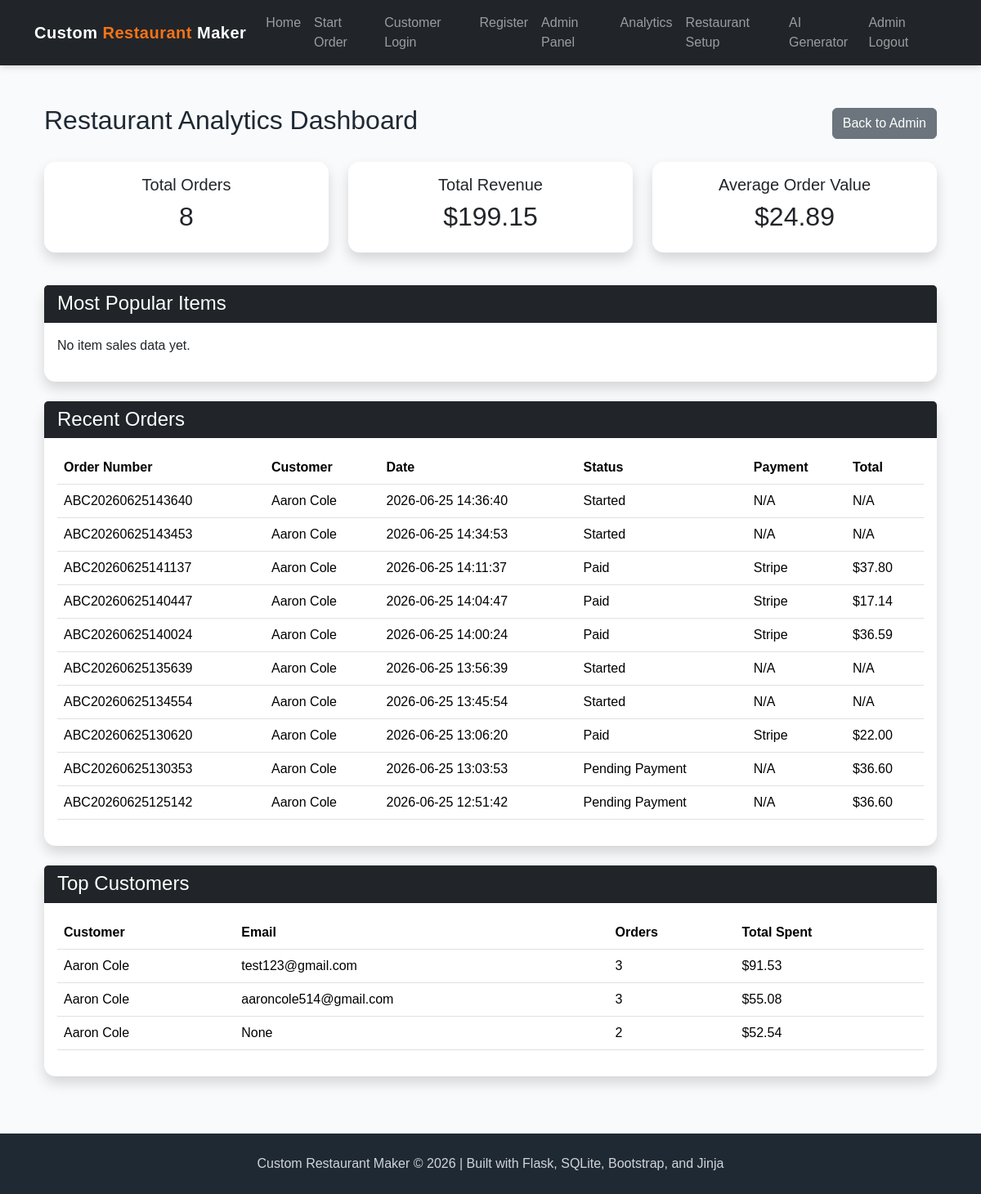
The app's page /admin/analytics (signed in) with its own data.
### app.py (models this page shows)
class Order(db.Model):
    __tablename__ = "orders"
    order_id = db.Column(db.Integer, primary_key=True)
    customer_id = db.Column(db.Integer, db.ForeignKey("customers.customer_id"))
    order_number = db.Column(db.String(100), unique=True, nullable=False)
    date_time = db.Column(db.String(50))
    status = db.Column(db.String(50))
    payment_method = db.Column(db.String(50))
    total_amount = db.Column(db.Float)
    stripe_session_id = db.Column(db.String(255))
    stripe_payment_status = db.Column(db.String(100))

class Customer(db.Model):
    __tablename__ = "customers"
    customer_id = db.Column(db.Integer, primary_key=True)
    name = db.Column(db.String(100), nullable=False)
    street_address = db.Column(db.String(200))
    city = db.Column(db.String(100))
    state = db.Column(db.String(50))
    zip_code = db.Column(db.String(20))
    phone_number = db.Column(db.String(30))
    email = db.Column(db.String(150), unique=True)
    password_hash = db.Column(db.Text)
    created_at = db.Column(db.String(50))

### app.py (the view)
@app.route("/admin/analytics")
def admin_analytics():
    if not session.get("admin_logged_in"):
        flash("Please log in to view analytics.", "warning")
        return redirect("/login")
    total_orders = (
        db.session.query(db.func.count(Order.order_id))
        .filter(Order.status == "Paid")
        .scalar()
    ) or 0
    total_revenue = (
        db.session.query(db.func.coalesce(db.func.sum(Order.total_amount), 0))
        .filter(Order.status == "Paid")
        .scalar()
    ) or 0
    average_order_value = (
        db.session.query(db.func.coalesce(db.func.avg(Order.total_amount), 0))
        .filter(Order.status == "Paid")
        .scalar()
    ) or 0
    summary = {
        "total_orders": total_orders,
        "total_revenue": total_revenue,
        "average_order_value": average_order_value
    }
    popular_items = (
        db.session.query(
            Menu.name.label("name"),
            Menu.category.label("category"),
            db.func.sum(OrderItem.quantity).label("total_sold"),
            db.func.sum(OrderItem.quantity * Menu.price).label("item_revenue")
        )
        .join(OrderItem, Menu.menu_id == OrderItem.menu_id)
        .group_by(Menu.menu_id, Menu.name, Menu.category)
        .order_by(db.func.sum(OrderItem.quantity).desc())
        .limit(5)
        .all()
    )
    recent_orders = (
        db.session.query(
            Order.order_number.label("order_number"),
            Order.date_time.label("date_time"),
            Order.status.label("status"),
            Order.payment_method.label("payment_method"),
            Order.total_amount.label("total_amount"),
            Customer.name.label("customer_name")
        )
        .join(Customer, Order.customer_id == Customer.customer_id)
        .order_by(Order.date_time.desc())
        .limit(10)
        .all()
    )
    top_customers = (
        db.session.query(
            Customer.name.label("name"),
            Customer.email.label("email"),
            db.func.count(Order.order_id).label("order_count"),
            db.func.coalesce(db.func.sum(Order.total_amount), 0).label("total_spent")
        )
        .join(Order, Customer.customer_id == Order.customer_id)
        .filter(Order.status == "Paid")
        .group_by(Customer.customer_id, Customer.name, Customer.email)
        .order_by(db.func.coalesce(db.func.sum(Order.total_amount), 0).desc())
        .limit(5)
        .all()
    )
    return render_template(
        "admin_analytics.html",
        summary=summary,
        popular_items=popular_items,
        recent_orders=recent_orders,
        top_customers=top_customers
    )

### templates/admin_analytics.html (shortened to what this page needs)
{% extends "base.html" %}
{% block content %}
<div class="container mt-5">
    <div class="d-flex justify-content-between align-items-center mb-4">
        <h2>Restaurant Analytics Dashboard</h2>
        <a href="/admin" class="btn btn-secondary">Back to Admin</a>
    </div>
    <div class="row mb-4">
        <div class="col-md-4 mb-3">
            <div class="card shadow text-center">
                <div class="card-body">
                    <h5>Total Orders</h5>
                    <h2>{{ summary["total_orders"] }}</h2>
                </div>
            </div>
        </div>
        <div class="col-md-4 mb-3">
            <div class="card shadow text-center">
                <div class="card-body">
                    <h5>Total Revenue</h5>
                    <h2>${{ "%.2f"|format(summary["total_revenue"]) }}</h2>
                </div>
            </div>
        </div>
        <div class="col-md-4 mb-3">
            <div class="card shadow text-center">
                <div class="card-body">
                    <h5>Average Order Value</h5>
                    <h2>${{ "%.2f"|format(summary["average_order_value"]) }}</h2>
                </div>
            </div>
        </div>
    </div>
    <div class="card shadow mb-4">
        <div class="card-header bg-dark text-white">
            <h4 class="mb-0">Most Popular Items</h4>
        </div>
        <div class="card-body">
            {% if popular_items %}
                <table class="table table-hover align-middle">
                    <thead>
                        <tr>
                            <th>Item</th>
                            <th>Category</th>
                            <th>Quantity Sold</th>
                            <th>Revenue</th>
                        </tr>
                    </thead>
                    <tbody>
                        {% for item in popular_items %}
                        <tr>
                            <td>{{ item["name"] }}</td>
                            <td>{{ item["category"] }}</td>
                            <td>{{ item["total_sold"] }}</td>
                            <td>${{ "%.2f"|format(item["item_revenue"]) }}</td>
                        </tr>
                        {% endfor %}
                    </tbody>
                </table>
            {% else %}
                <p>No item sales data yet.</p>
            {% endif %}
        </div>
    </div>
    <div class="card shadow mb-4">
        <div class="card-header bg-dark text-white">
            <h4 class="mb-0">Recent Orders</h4>
        </div>
        <div class="card-body">
            {% if recent_orders %}
                <table class="table table-hover align-middle">
                    <thead>
                        <tr>
                            <th>Order Number</th>
                            <th>Customer</th>
                            <th>Date</th>
                            <th>Status</th>
                            <th>Payment</th>
                            <th>Total</th>
                        </tr>
                    </thead>
                    <tbody>
                        {% for order in recent_orders %}
                        <tr>
                            <td>{{ order["order_number"] }}</td>
                            <td>{{ order["customer_name"] }}</td>
                            <td>{{ order["date_time"] }}</td>
                            <td>{{ order["status"] or "Pending" }}</td>
                            <td>{{ order["payment_method"] or "N/A" }}</td>
                            <td>
                                {% if order["total_amount"] %}
                                    ${{ "%.2f"|format(order["total_amount"]) }}
                                {% else %}
                                    N/A
                                {% endif %}
                            </td>
                        </tr>
                        {% endfor %}
                    </tbody>
                </table>
            {% else %}
                <p>No recent orders yet.</p>
            {% endif %}
        </div>
    </div>
    <div class="card shadow mb-5">
        <div class="card-header bg-dark text-white">
            <h4 class="mb-0">Top Customers</h4>
        </div>
        <div class="card-body">
            {% if top_customers %}
                <table class="table table-hover align-middle">
                    <thead>
                        <tr>
                            <th>Customer</th>
                            <th>Email</th>
                            <th>Orders</th>
                            <th>Total Spent</th>
                        </tr>
                    </thead>
                    <tbody>
                        {% for customer in top_customers %}
                        <tr>
                            <td>{{ customer["name"] }}</td>
                            <td>{{ customer["email"] }}</td>
                            <td>{{ customer["order_count"] }}</td>
                            <td>${{ "%.2f"|format(customer["total_spent"]) }}</td>
                        </tr>
                        {% endfor %}
                    </tbody>
                </table>
            {% else %}
                <p>No customer spending data yet.</p>
            {% endif %}
        </div>
    </div>
</div>
{% endblock %}

### static/style.css (style rules this page uses)
:root { --primary-dark: #1f2933; --primary-orange: #f97316; --primary-yellow: #facc15; --primary-green: #16a34a; --soft-bg: #f8fafc; --card-bg: #ffffff; --text-dark: #1f2933; }
body { background-color: var(--soft-bg); color: var(--text-dark); font-family: Arial, Helvetica, sans-serif; }
.card { border: none; border-radius: 14px; transition: transform 0.2s ease, box-shadow 0.2s ease; }

### records on screen
Order: order_number "ABC20260625143640", customer_name "Aaron Cole", date_time "2026-06-25 14:36:40", status "Started", order "N/A", total_amount "N/A"
Order: order_number "ABC20260625143453", customer_name "Aaron Cole", date_time "2026-06-25 14:34:53", status "Started", order "N/A", total_amount "N/A"
Order: order_number "ABC20260625141137", customer_name "Aaron Cole", date_time "2026-06-25 14:11:37", status "Paid", payment_method "Stripe", total_amount "37.80"
Order: order_number "ABC20260625140447", customer_name "Aaron Cole", date_time "2026-06-25 14:04:47", status "Paid", payment_method "Stripe", total_amount "17.14"
Order: order_number "ABC20260625140024", customer_name "Aaron Cole", date_time "2026-06-25 14:00:24", status "Paid", payment_method "Stripe", total_amount "36.59"
Order: order_number "ABC20260625135639", customer_name "Aaron Cole", date_time "2026-06-25 13:56:39", status "Started", order "N/A", total_amount "N/A"
Order: order_number "ABC20260625134554", customer_name "Aaron Cole", date_time "2026-06-25 13:45:54", status "Started", order "N/A", total_amount "N/A"
Order: order_number "ABC20260625130620", customer_name "Aaron Cole", date_time "2026-06-25 13:06:20", status "Paid", payment_method "Stripe", total_amount "22.00"
Order: order_number "ABC20260625130353", customer_name "Aaron Cole", date_time "2026-06-25 13:03:53", status "Pending Payment", order "N/A", total_amount "36.60"
Order: order_number "ABC20260625125142", customer_name "Aaron Cole", date_time "2026-06-25 12:51:42", status "Pending Payment", order "N/A", total_amount "36.60"
Customer: name "Aaron Cole", email "test123@gmail.com", order_count "3", total_spent "91.53"
Customer: name "Aaron Cole", email "aaroncole514@gmail.com", order_count "3", total_spent "55.08"
Customer: name "Aaron Cole", email "None", order_count "2", total_spent "52.54"

### other values on screen
{{ summary["total_orders"] }} "8"
{{ "%.2f"|format(summary["total_revenue"]) }} "199.15"
{{ "%.2f"|format(summary["average_order_value"]) }} "24.89"
